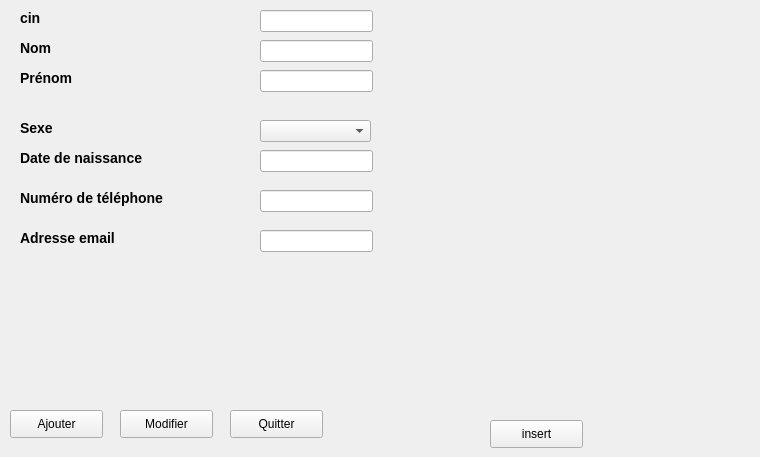
      <widget class="QWidget" name="ajouter">
       <attribute name="title">
        <string>Ajouter</string>
       </attribute>
       <widget class="QPushButton" name="quitter">
        <property name="geometry">
         <rect>
          <x>230</x>
          <y>410</y>
          <width>93</width>
          <height>28</height>
         </rect>
        </property>
        <property name="text">
         <string>Quitter</string>
        </property>
       </widget>
       <widget class="QLabel" name="label_8">
        <property name="geometry">
         <rect>
          <x>20</x>
          <y>230</y>
          <width>101</width>
          <height>16</height>
         </rect>
        </property>
        <property name="styleSheet">
         <string notr="true">font-size: 14px;
font: bold;</string>
        </property>
        <property name="text">
         <string>Adresse email</string>
        </property>
       </widget>
       <widget class="QLabel" name="label_6">
        <property name="geometry">
         <rect>
          <x>20</x>
          <y>190</y>
          <width>161</width>
          <height>16</height>
         </rect>
        </property>
        <property name="styleSheet">
         <string notr="true">font-size: 14px;
font: bold;</string>
        </property>
        <property name="text">
         <string>Numéro de téléphone</string>
        </property>
       </widget>
       <widget class="QLabel" name="label_4">
        <property name="geometry">
         <rect>
          <x>20</x>
          <y>150</y>
          <width>131</width>
          <height>16</height>
         </rect>
        </property>
        <property name="styleSheet">
         <string notr="true">font-size: 14px;
font: bold;</string>
        </property>
        <property name="text">
         <string>Date de naissance</string>
        </property>
       </widget>
       <widget class="QLabel" name="label_2">
        <property name="geometry">
         <rect>
          <x>20</x>
          <y>70</y>
          <width>56</width>
          <height>16</height>
         </rect>
        </property>
        <property name="styleSheet">
         <string notr="true">font-size: 14px;
font: bold;</string>
        </property>
        <property name="text">
         <string>Prénom</string>
        </property>
       </widget>
       <widget class="QLabel" name="label_3">
        <property name="geometry">
         <rect>
          <x>20</x>
          <y>10</y>
          <width>56</width>
          <height>16</height>
         </rect>
        </property>
        <property name="styleSheet">
         <string notr="true">font-size: 14px;
font: bold;</string>
        </property>
        <property name="text">
         <string>cin</string>
        </property>
       </widget>
       <widget class="QLabel" name="label">
        <property name="geometry">
         <rect>
          <x>20</x>
          <y>40</y>
          <width>56</width>
          <height>16</height>
         </rect>
        </property>
        <property name="styleSheet">
         <string notr="true">font-size: 14px;
font: bold;</string>
        </property>
        <property name="text">
         <string>Nom</string>
        </property>
       </widget>
       <widget class="QLineEdit" name="ad">
        <property name="geometry">
         <rect>
          <x>260</x>
          <y>230</y>
          <width>113</width>
          <height>22</height>
         </rect>
        </property>
       </widget>
       <widget class="QLineEdit" name="cin">
        <property name="geometry">
         <rect>
          <x>260</x>
          <y>10</y>
          <width>113</width>
          <height>22</height>
         </rect>
        </property>
       </widget>
       <widget class="QLineEdit" name="prenom">
        <property name="geometry">
         <rect>
          <x>260</x>
          <y>70</y>
          <width>113</width>
          <height>22</height>
         </rect>
        </property>
       </widget>
       <widget class="QLineEdit" name="nom">
        <property name="geometry">
         <rect>
          <x>260</x>
          <y>40</y>
          <width>113</width>
          <height>22</height>
         </rect>
        </property>
       </widget>
       <widget class="QLineEdit" name="num_tel">
        <property name="geometry">
         <rect>
          <x>260</x>
          <y>190</y>
          <width>113</width>
          <height>22</height>
         </rect>
        </property>
       </widget>
       <widget class="QPushButton" name="ajouterr">
        <property name="geometry">
         <rect>
          <x>10</x>
          <y>410</y>
          <width>93</width>
          <height>28</height>
         </rect>
        </property>
        <property name="text">
         <string>Ajouter</string>
        </property>
       </widget>
       <widget class="QPushButton" name="modifier">
        <property name="geometry">
         <rect>
          <x>120</x>
          <y>410</y>
          <width>93</width>
          <height>28</height>
         </rect>
        </property>
        <property name="text">
         <string>Modifier</string>
        </property>
       </widget>
       <widget class="QLineEdit" name="date">
        <property name="geometry">
         <rect>
          <x>260</x>
          <y>150</y>
          <width>113</width>
          <height>22</height>
         </rect>
        </property>
       </widget>
       <widget class="QLabel" name="pic">
        <property name="geometry">
         <rect>
          <x>490</x>
          <y>50</y>
          <width>261</width>
          <height>341</height>
         </rect>
        </property>
        <property name="text">
         <string/>
        </property>
       </widget>
       <widget class="QPushButton" name="photo">
        <property name="geometry">
         <rect>
          <x>490</x>
          <y>420</y>
          <width>93</width>
          <height>28</height>
         </rect>
        </property>
        <property name="text">
         <string>insert</string>
        </property>
       </widget>
       <widget class="QPushButton" name="aff">
        <property name="geometry">
         <rect>
          <x>500</x>
          <y>50</y>
          <width>241</width>
          <height>331</height>
         </rect>
        </property>
        <property name="styleSheet">
         <string notr="true">#aff{
background-color: transparent;
background: none;
border: none;
background-repeat: none;
}</string>
        </property>
        <property name="text">
         <string/>
        </property>
       </widget>
       <widget class="QLabel" name="label_10">
        <property name="geometry">
         <rect>
          <x>20</x>
          <y>120</y>
          <width>56</width>
          <height>16</height>
         </rect>
        </property>
        <property name="styleSheet">
         <string notr="true">font-size: 14px;
font: bold;</string>
        </property>
        <property name="text">
         <string>Sexe</string>
        </property>
       </widget>
       <widget class="QComboBox" name="sexe">
        <property name="geometry">
         <rect>
          <x>260</x>
          <y>120</y>
          <width>111</width>
          <height>22</height>
         </rect>
        </property>
        <item>
         <property name="text">
          <string/>
         </property>
        </item>
        <item>
         <property name="text">
          <string>homme</string>
         </property>
        </item>
        <item>
         <property name="text">
          <string>femme</string>
         </property>
        </item>
       </widget>
      </widget>
